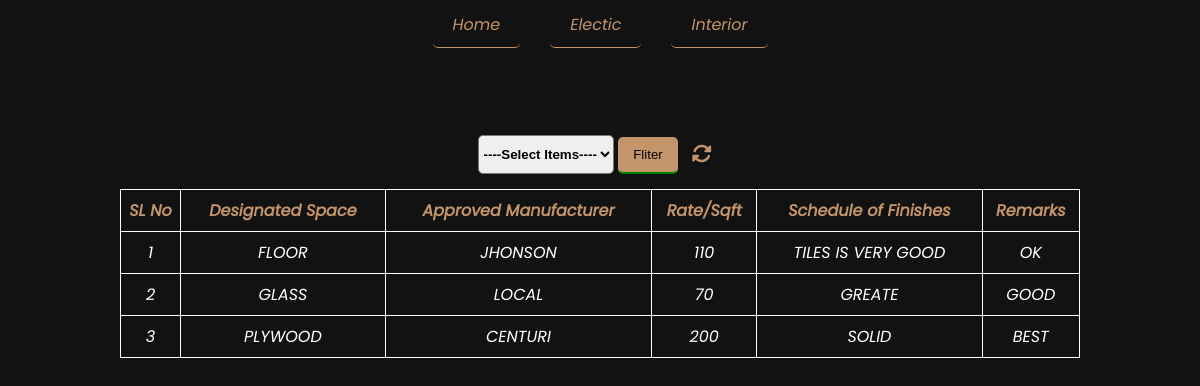
The app's page /constructionservice/, older data.
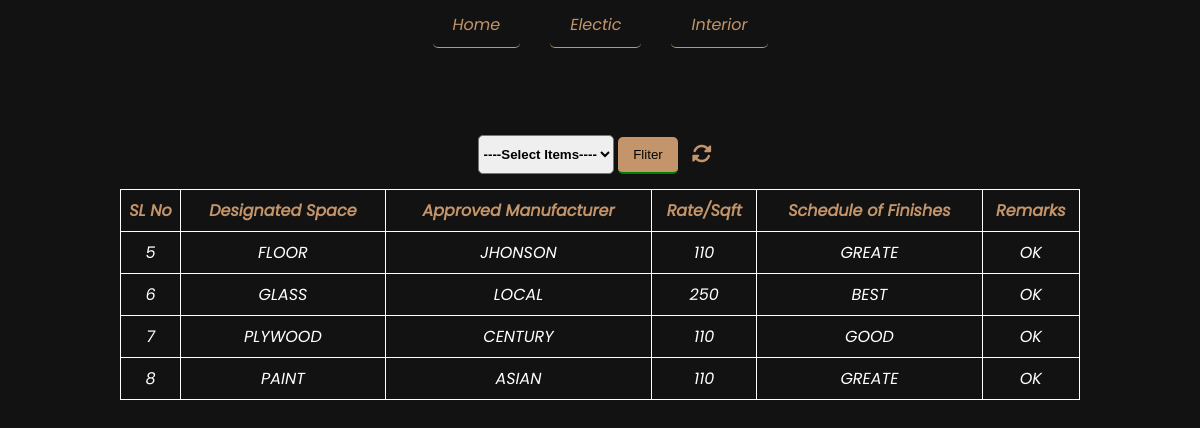
The same page, newer data.
### website/models.py (models this page shows)
class Service(models.Model):
    item_name=models.CharField(max_length=400)
    brand=models.CharField(max_length=400)
    rate=models.IntegerField(default=0)
    item_description=models.CharField(max_length=400)
    category=models.ForeignKey(Service_caterory,on_delete=models.CASCADE)
    remarks=models.CharField(max_length=400)

### website/views.py (the view)
# urls.py: path('constructionservice/', views.constructionservice,name='constructionservice'),
def constructionservice(request):
    if request.method=="POST":
        filter=request.POST.get('item_name')
        filter_data=Service.objects.filter(item_name=filter)
        return render(request,'website/construction_inner.html',{'data':filter_data})
    else:
     filter_data=Service.objects.all()
    return render(request,'website/construction_inner.html',{'data':filter_data})

### website/templates/website/construction_inner.html (shortened to what this page needs)
<html lang="en">
  {% load static %}
  <head>
    <link
      rel="stylesheet"
      href="https://cdnjs.cloudflare.com/ajax/libs/font-awesome/6.7.2/css/all.min.css"
    />
    <link rel="stylesheet" href="{% static 'website/css/custom.css' %}" />
    <link
      rel="stylesheet"
      href="{% static 'website/css/media_768_1024.css' %}"
      as="style"
    />
    <link
      rel="stylesheet"
      href="{% static 'website/css/media_320_767.css' %}"
      as="style"
    />
  </head>
  <body class="service_body">
    <div class="switch_btn">
        <a href="{% url 'home' %}" class="float_home">Home</a>
        <a href="{% url 'lightingservice' %}" class="float_home"> Electic</a>
        <a href="{% url 'interiorservice' %}" class="float_home"> Interior</a>
    </div>
    <section class="table_section">
      <div class="table_row">
        <div class="search_items">
          <form action="" method="POST">
            <select name="item_name" class="option_select">
              <option selected disabled="true">----Select Items----</option>
            </select>
            <input type="submit" value="Fliter" class="filter_btn" />
            <a href="{% url 'constructionservice' %}" class="float_reload"
              ><i class="fa-solid fa-rotate fa-spin fa-lg"></i
            ></a>
          </form>
        </div>
        <div class="table_wrapper">
          <table class="tablewidth">
            <tr>
              <th>SL No</th>
              <th>Designated Space</th>
              <th>Approved Manufacturer</th>
              <th>Rate/Sqft</th>
              <th>Schedule of Finishes</th>
              <th>Remarks</th>
            </tr>
            {% if data %}
            {% for datas in data %}
            <tr>
              <td>{{datas.id}}</td>
              <td>{{datas.item_name|upper}}</td>
              <td>{{datas.brand|upper}}</td>
              <td>{{datas.rate|upper}}</td>
              <td>{{datas.item_description|upper}}</td>
              <td>{{datas.remarks|upper}}</td>
            </tr>
            {% endfor %}
            {% else %}
            <div class="no_data">
              <h2>No Data</h2>
            </div>
            {% endif %}
          </table>
        </div>
      </div>
    </section>
  </body>
</html>

### website/static/website/css/custom.css (style rules this page uses)
* { list-style: none; padding: 0; margin: 0; text-decoration: none; box-sizing: border-box; }
html { scroll-behavior: smooth; }
body { background-color: var(--body); }
section { padding: 70px 0; }
input:focus,input:valid { border-bottom: 2px solid green; }
.table_row { display: flex; flex-direction: column; }
.tablewidth { width: 80%; border: 1px solid black; border-collapse: collapse; text-align: center; background-color: var(--theame1); }
th { color: var(--theame2); }
td { color: white; }
th,td { border: 1px solid rgb(255, 255, 255); padding: 8px 0; font-family: p; }
.table_wrapper { display: flex; justify-content: center; align-items: center; }
.search_items { display: flex; flex-direction: column; justify-content: center; align-items:center; margin: 15px 0; }
.filter_btn { background-color:var(--theame2); color: rgb(5, 5, 5); padding: 10px 15px; border-radius: 5px; border: none; }
.option_select { padding: 10px 0; border-radius: 5px; text-align: center; font-weight: bold; }
option { font-weight: bold; }
.service_body { background-color: var(--theame1); position: relative; }
.float_home { padding: 10px 20px; color: var(--theame2); border-bottom: 1px solid var(--theame2); margin: 15px; border-radius: 5px; font-family: p; }
.float_reload { padding: 10px 10px; color: var(--theame2); }
.switch_btn { width: 100%; height: 50px; display: flex; justify-content: center; align-items: center; }

### website/static/website/css/color.css (style rules this page uses)
:root { --body:#ffffff; --theame1:#121212; --theame2:#c4956a; --theame3:#74512F; --heading:#3e3e45; --darkpara:#121212; --lightpara:#ffffff; --submit_btn:#3cb371; --white:#fff; }

Row changes from the older to the newer data that the page shows:
removed Service: id "1", item_name "FLOOR", brand "JHONSON", rate "110", item_description "TILES IS VERY GOOD", remarks "OK"
removed Service: id "2", item_name "GLASS", brand "LOCAL", rate "70", item_description "GREATE", remarks "GOOD"
removed Service: id "3", item_name "PLYWOOD", brand "CENTURI", rate "200", item_description "SOLID", remarks "BEST"
added Service: id "5", item_name "FLOOR", brand "JHONSON", rate "110", item_description "GREATE", remarks "OK"
added Service: id "6", item_name "GLASS", brand "LOCAL", rate "250", item_description "BEST", remarks "OK"
added Service: id "7", item_name "PLYWOOD", brand "CENTURY", rate "110", item_description "GOOD", remarks "OK"
added Service: id "8", item_name "PAINT", brand "ASIAN", rate "110", item_description "GREATE", remarks "OK"
